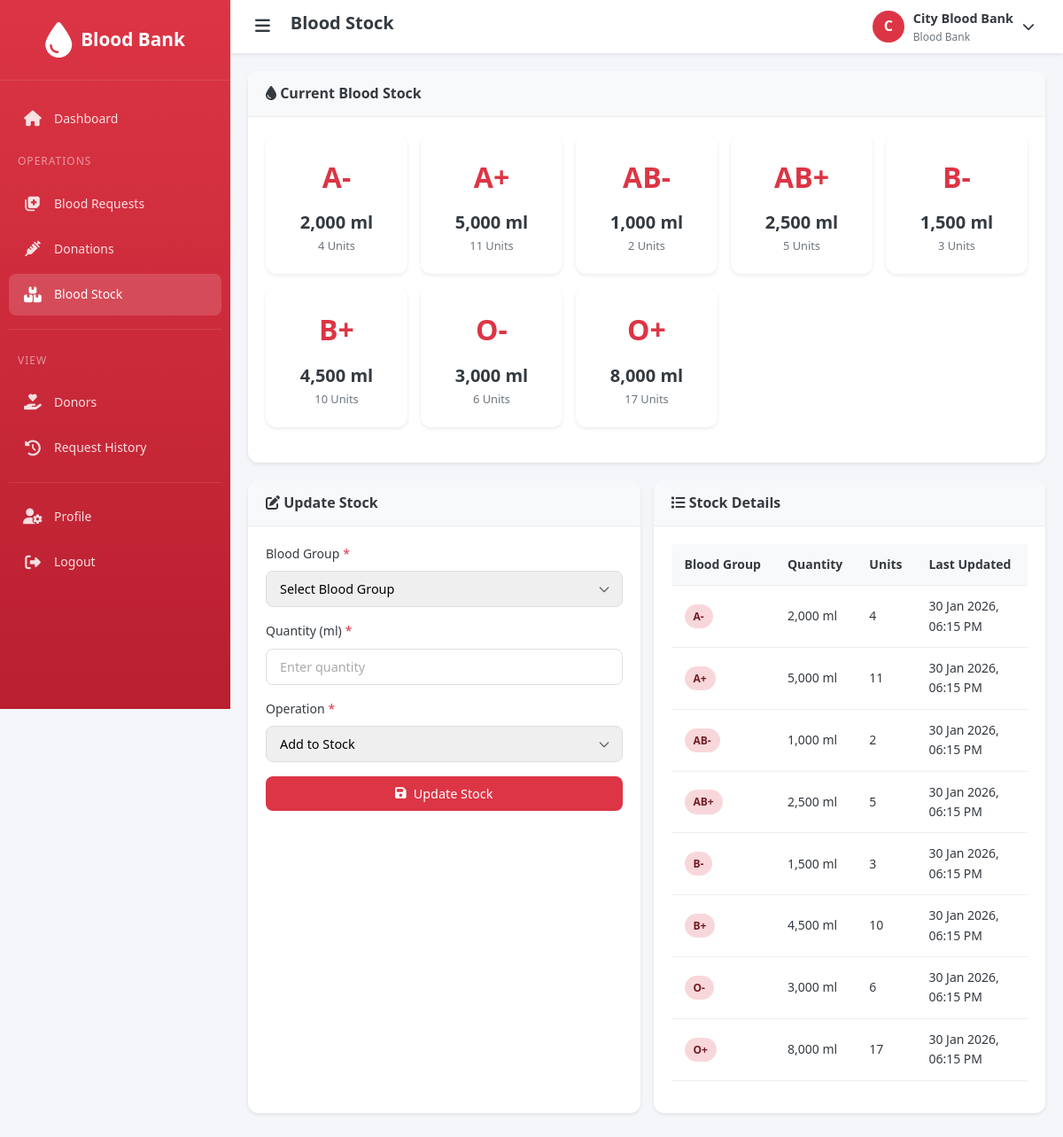
The app's page /bloodbank/blood_stock.php (signed in) with its own data.
### tables this page shows
CREATE TABLE blood_bank (
    id INT PRIMARY KEY AUTO_INCREMENT,
    user_id INT,
    name VARCHAR(150) NOT NULL,
    address VARCHAR(255),
    state_id INT,
    city_id INT,
    location_id INT,
    phone VARCHAR(15),
    email VARCHAR(100),
    status ENUM('active', 'inactive') DEFAULT 'active',
    created_at TIMESTAMP DEFAULT CURRENT_TIMESTAMP,
    FOREIGN KEY (user_id) REFERENCES users(id) ON DELETE SET NULL,
    FOREIGN KEY (state_id) REFERENCES state(id) ON DELETE SET NULL,
    FOREIGN KEY (city_id) REFERENCES city(id) ON DELETE SET NULL,
    FOREIGN KEY (location_id) REFERENCES location(id) ON DELETE SET NULL
);

CREATE TABLE blood_group (
    id INT PRIMARY KEY AUTO_INCREMENT,
    group_name VARCHAR(10) NOT NULL UNIQUE
);

CREATE TABLE blood_stock (
    id INT PRIMARY KEY AUTO_INCREMENT,
    blood_bank_id INT,
    blood_group_id INT NOT NULL,
    quantity_ml INT DEFAULT 0,
    last_updated TIMESTAMP DEFAULT CURRENT_TIMESTAMP ON UPDATE CURRENT_TIMESTAMP,
    FOREIGN KEY (blood_bank_id) REFERENCES blood_bank(id) ON DELETE SET NULL,
    FOREIGN KEY (blood_group_id) REFERENCES blood_group(id) ON DELETE CASCADE,
    UNIQUE KEY unique_stock (blood_bank_id, blood_group_id)
);

### config/session.php (called while the page is built, shortened)
<?php
function getUserId() {
    return $_SESSION['user_id'] ?? null;
}
function getUserName() {
    return $_SESSION['user_name'] ?? 'User';
}
?>

### config/functions.php (called while the page is built, shortened)
<?php
require_once __DIR__ . '/database.php';
function getBloodStockSummary($bloodBankId = null) {
    global $conn;
    $query = "SELECT bg.id, bg.group_name, COALESCE(SUM(bs.quantity_ml), 0) as total_quantity
              FROM blood_group bg
              LEFT JOIN blood_stock bs ON bg.id = bs.blood_group_id";
    if ($bloodBankId) {
        $bloodBankId = (int)$bloodBankId;
        $query .= " AND bs.blood_bank_id = $bloodBankId";
    }
    $query .= " GROUP BY bg.id, bg.group_name ORDER BY bg.group_name";
    $result = mysqli_query($conn, $query);
    return mysqli_fetch_all($result, MYSQLI_ASSOC);
}
function formatDateTime($datetime) {
    return date('d M Y, h:i A', strtotime($datetime));
}
function getBloodBankByUserId($userId) {
    global $conn;
    $userId = (int)$userId;
    $result = mysqli_query($conn, "SELECT * FROM blood_bank WHERE user_id = $userId");
    return mysqli_fetch_assoc($result);
}
?>

### bloodbank/blood_stock.php (the view, shortened to what this page needs)
<?php
$pageTitle = 'Blood Stock';
require_once '../includes/header.php';
$bloodBankInfo = getBloodBankByUserId(getUserId());
$bloodBankId = $bloodBankInfo['id'] ?? 0;
$stockQuery = "SELECT bs.*, bg.group_name
               FROM blood_stock bs
               JOIN blood_group bg ON bs.blood_group_id = bg.id
               WHERE bs.blood_bank_id = $bloodBankId
               ORDER BY bg.group_name";
$stocks = mysqli_fetch_all(mysqli_query($conn, $stockQuery), MYSQLI_ASSOC);
$totalStock = getBloodStockSummary($bloodBankId);
require_once '../includes/bloodbank_sidebar.php';
?>
<div class="card">
    <div class="card-header">
        <h3><i class="fas fa-tint"></i> Current Blood Stock</h3>
    </div>
    <div class="card-body">
        <div class="blood-group-grid">
            <?php foreach ($totalStock as $stock): ?>
                <div class="blood-card">
                    <div class="blood-type"><?php echo $stock['group_name']; ?></div>
                    <div class="blood-quantity"><?php echo number_format($stock['total_quantity']); ?> ml</div>
                    <div class="blood-label"><?php echo floor($stock['total_quantity'] / 450); ?> Units</div>
                </div>
            <?php endforeach; ?>
        </div>
    </div>
</div>
<div class="form-row">
    <div class="card">
        <div class="card-header">
            <h3><i class="fas fa-edit"></i> Update Stock</h3>
        </div>
        <div class="card-body">
            <form method="POST" action="" data-validate>
                <div class="form-group">
                    <label for="blood_group_id" class="required">Blood Group</label>
                    <select id="blood_group_id" name="blood_group_id" class="form-control" required>
                        <option value="">Select Blood Group</option>
                    </select>
                </div>
                <div class="form-group">
                    <label for="quantity" class="required">Quantity (ml)</label>
                    <input type="number" id="quantity" name="quantity" class="form-control" min="1" required placeholder="Enter quantity">
                </div>
                <div class="form-group">
                    <label for="operation" class="required">Operation</label>
                    <select id="operation" name="operation" class="form-control" required>
                        <option value="add">Add to Stock</option>
                    </select>
                </div>
                <div class="form-group">
                    <button type="submit" class="btn btn-primary btn-block">
                        <i class="fas fa-save"></i> Update Stock
                    </button>
                </div>
            </form>
        </div>
    </div>
    <div class="card">
        <div class="card-header">
            <h3><i class="fas fa-list"></i> Stock Details</h3>
        </div>
        <div class="card-body">
            <?php if (count($stocks) > 0): ?>
                <table class="table">
                    <thead>
                        <tr>
                            <th>Blood Group</th>
                            <th>Quantity</th>
                            <th>Units</th>
                            <th>Last Updated</th>
                        </tr>
                    </thead>
                    <tbody>
                        <?php foreach ($stocks as $stock): ?>
                            <tr>
                                <td><span class="badge badge-danger"><?php echo $stock['group_name']; ?></span></td>
                                <td><?php echo number_format($stock['quantity_ml']); ?> ml</td>
                                <td><?php echo floor($stock['quantity_ml'] / 450); ?></td>
                                <td><?php echo formatDateTime($stock['last_updated']); ?></td>
                            </tr>
                        <?php endforeach; ?>
                    </tbody>
                </table>
            <?php endif; ?>
        </div>
    </div>
</div>
    </div>
</main>
<?php require_once '../includes/footer.php'; ?>

### includes/bloodbank_sidebar.php (shortened to what this page needs)
<?php
$currentPage = basename($_SERVER['PHP_SELF'], '.php');
$bloodBankInfo = getBloodBankByUserId(getUserId());
?>
<aside class="sidebar">
    <div class="sidebar-header">
        <a href="/blood_bank/bloodbank/dashboard.php" class="logo">
            <i class="fas fa-tint"></i>
            <span class="logo-text">Blood Bank</span>
        </a>
    </div>
    <nav class="sidebar-menu">
        <div class="menu-item">
            <a href="/blood_bank/bloodbank/dashboard.php" class="menu-link <?php echo $currentPage === 'dashboard' ? 'active' : ''; ?>">
                <i class="fas fa-home"></i>
                <span>Dashboard</span>
            </a>
        </div>
        <div class="menu-title">Operations</div>
        <div class="menu-item">
            <a href="/blood_bank/bloodbank/blood_requests.php" class="menu-link <?php echo $currentPage === 'blood_requests' ? 'active' : ''; ?>">
                <i class="fas fa-notes-medical"></i>
                <span>Blood Requests</span>
            </a>
        </div>
        <div class="menu-item">
            <a href="/blood_bank/bloodbank/donations.php" class="menu-link <?php echo $currentPage === 'donations' ? 'active' : ''; ?>">
                <i class="fas fa-syringe"></i>
                <span>Donations</span>
            </a>
        </div>
        <div class="menu-item">
            <a href="/blood_bank/bloodbank/blood_stock.php" class="menu-link <?php echo $currentPage === 'blood_stock' ? 'active' : ''; ?>">
                <i class="fas fa-boxes"></i>
                <span>Blood Stock</span>
            </a>
        </div>
        <div class="menu-divider"></div>
        <div class="menu-title">View</div>
        <div class="menu-item">
            <a href="/blood_bank/bloodbank/donors.php" class="menu-link <?php echo $currentPage === 'donors' ? 'active' : ''; ?>">
                <i class="fas fa-hand-holding-heart"></i>
                <span>Donors</span>
            </a>
        </div>
        <div class="menu-item">
            <a href="/blood_bank/bloodbank/request_history.php" class="menu-link <?php echo $currentPage === 'request_history' ? 'active' : ''; ?>">
                <i class="fas fa-history"></i>
                <span>Request History</span>
            </a>
        </div>
        <div class="menu-divider"></div>
        <div class="menu-item">
            <a href="/blood_bank/bloodbank/profile.php" class="menu-link <?php echo $currentPage === 'profile' ? 'active' : ''; ?>">
                <i class="fas fa-user-cog"></i>
                <span>Profile</span>
            </a>
        </div>
        <div class="menu-item">
            <a href="/blood_bank/logout.php" class="menu-link">
                <i class="fas fa-sign-out-alt"></i>
                <span>Logout</span>
            </a>
        </div>
    </nav>
</aside>
<main class="main-content">
    <header class="header">
        <div class="header-left">
            <button class="toggle-sidebar" type="button">
                <i class="fas fa-bars"></i>
            </button>
            <h1 class="page-title"><?php echo $pageTitle ?? 'Dashboard'; ?></h1>
        </div>
        <div class="header-right">
            <div class="user-dropdown">
                <div class="dropdown-toggle">
                    <div class="user-avatar"><?php echo $userInitial; ?></div>
                    <div class="user-info">
                        <div class="user-name"><?php echo $bloodBankInfo['name'] ?? getUserName(); ?></div>
                        <div class="user-role">Blood Bank</div>
                    </div>
                    <i class="fas fa-chevron-down"></i>
                </div>
            </div>
        </div>
    </header>
    <div class="content-wrapper">

### records on screen
blood_bank: name "City Blood Bank"
blood_group: group_name "A-", total_quantity "2,000", total_quantity "4"
blood_group: group_name "A+", total_quantity "5,000", total_quantity "11"
blood_group: group_name "AB-", total_quantity "1,000", total_quantity "2"
blood_group: group_name "AB+", total_quantity "2,500", total_quantity "5"
blood_group: group_name "B-", total_quantity "1,500", total_quantity "3"
blood_group: group_name "B+", total_quantity "4,500", total_quantity "10"
blood_group: group_name "O-", total_quantity "3,000", total_quantity "6"
blood_group: group_name "O+", total_quantity "8,000", total_quantity "17"
blood_stock: blood_group.group_name "A-", quantity_ml "2,000", floor($stock['quantity_ml']/450) "4", last_updated "30 Jan 2026, 06:15 PM"
blood_stock: blood_group.group_name "A+", quantity_ml "5,000", floor($stock['quantity_ml']/450) "11", last_updated "30 Jan 2026, 06:15 PM"
blood_stock: blood_group.group_name "AB-", quantity_ml "1,000", floor($stock['quantity_ml']/450) "2", last_updated "30 Jan 2026, 06:15 PM"
blood_stock: blood_group.group_name "AB+", quantity_ml "2,500", floor($stock['quantity_ml']/450) "5", last_updated "30 Jan 2026, 06:15 PM"
blood_stock: blood_group.group_name "B-", quantity_ml "1,500", floor($stock['quantity_ml']/450) "3", last_updated "30 Jan 2026, 06:15 PM"
blood_stock: blood_group.group_name "B+", quantity_ml "4,500", floor($stock['quantity_ml']/450) "10", last_updated "30 Jan 2026, 06:15 PM"
blood_stock: blood_group.group_name "O-", quantity_ml "3,000", floor($stock['quantity_ml']/450) "6", last_updated "30 Jan 2026, 06:15 PM"
blood_stock: blood_group.group_name "O+", quantity_ml "8,000", floor($stock['quantity_ml']/450) "17", last_updated "30 Jan 2026, 06:15 PM"

### other values on screen
$pageTitle "Blood Stock"
$userInitial "C"
